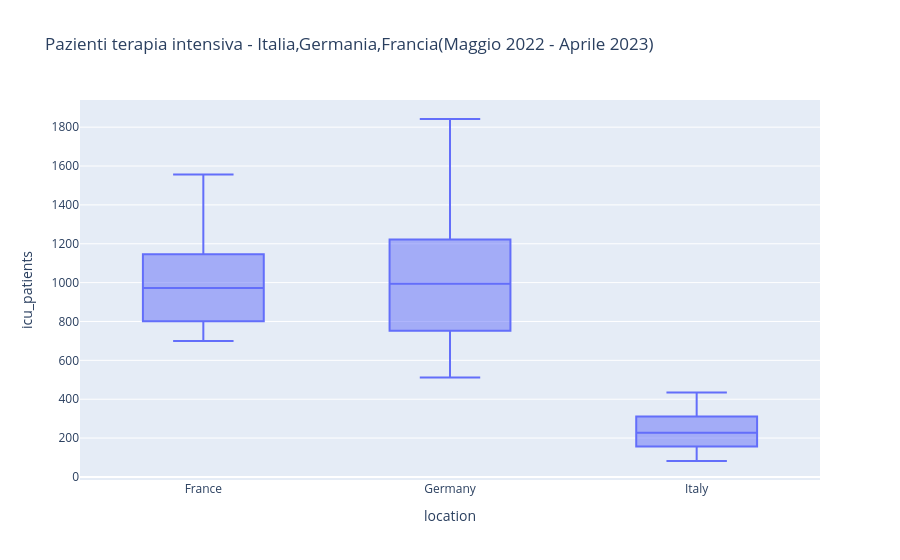

Notebook source saved alongside this figure:
### Code cell
fig.show()

### Figure 1 — Plotly figure (JSON) as saved in the notebook; plotly's stock layout.template omitted (floating-point values rounded to 4 significant figures; data arrays with more than 128 entries replaced by an {"elided": "..."} marker saying what was removed)
{"data": [{"alignmentgroup": "True", "hovertemplate": "location=%{x}<br>icu_patients=%{y}<extra></extra>", "legendgroup": "", "marker": {"color": "#636efa"}, "name": "", "notched": false, "offsetgroup": "", "orientation": "v", "showlegend": false, "type": "box", "x": {"elided": "1095 str values"}, "x0": " ", "xaxis": "x", "y": {"elided": "1095 float values"}, "y0": " ", "yaxis": "y"}], "layout": {"boxmode": "group", "legend": {"tracegroupgap": 0}, "title": {"text": "Pazienti terapia intensiva - Italia,Germania,Francia(Maggio 2022 - Aprile 2023)"}, "xaxis": {"anchor": "y", "domain": [0, 1], "title": {"text": "location"}}, "yaxis": {"anchor": "x", "domain": [0, 1], "title": {"text": "icu_patients"}}}}
